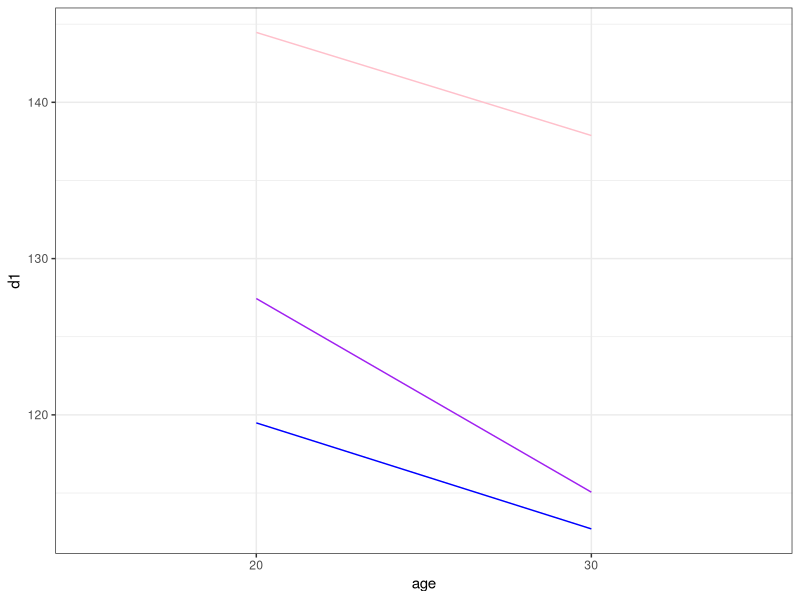
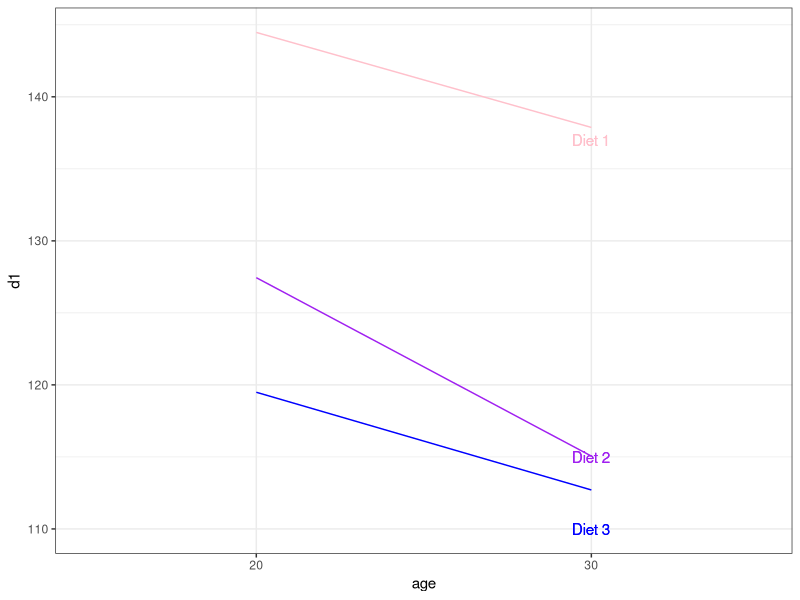
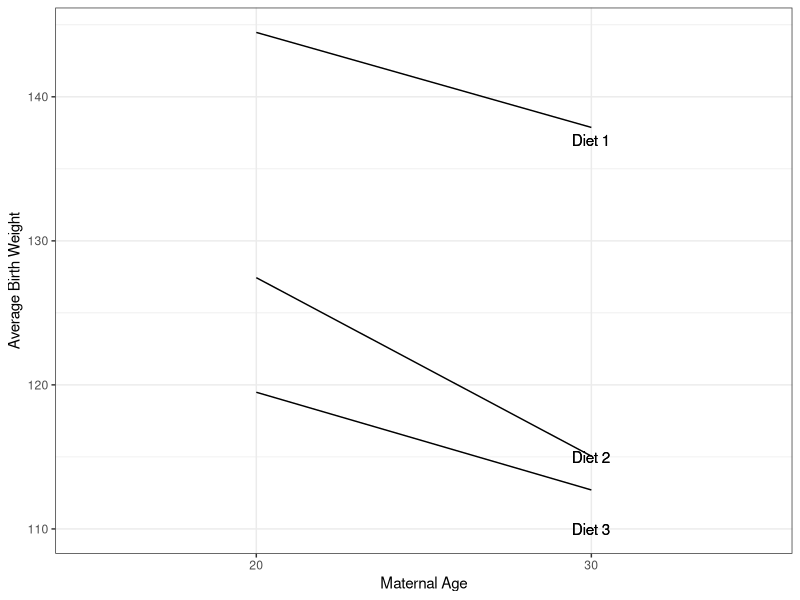

The R source for these figures, in order:
## ---- chunk 1
library(tidyverse)

birthweight <- c(157.78, 136.79, 138.84, # age 20-29, diet 1
                 139.72, 125.47, 117.14, # age 20-29, diet 2
                 129.35, 110.73, 118.38, # age 20-29, diet 3
                 137.07, 146.28, 130.27, # age 30-39, diet 1
                 117.46, 128.54, 99.16, # age 30-39, diet 2
                 97.43, 125.26, 115.42) # age 30-39, diet 3
diet <- as.factor(c(1, 1, 1, 
                    2, 2, 2, 
                    3, 3, 3, 
                    1, 1, 1, 
                    2, 2, 2, 
                    3, 3, 3))
age <- as.factor(c(20, 20, 20, 
                   20, 20, 20, 
                   20, 20, 20, 
                   30, 30, 30, 
                   30, 30, 30, 
                   30, 30, 30))
data <- tibble(birthweight, diet, age)
## ---- chunk 2
m <- aov(birthweight ~ diet + age + diet:age, data = data)
summary(m)
## ---- chunk 3
summary(m)
## ---- chunk 4
#m <- aov(birthweight ~ diet + age + diet:age, data = data)
m <- aov(birthweight ~ diet + age, data = data)
summary(m)
## ---- chunk 5
summary(m)
## ---- chunk 6
means <- data %>%
  group_by(diet, age) %>%
  summarize(mean = mean(birthweight)) %>%
  ungroup()
head(means)
## ---- chunk 7
A <- means %>% filter(diet == 1) %>% rename(d1 = mean) %>% select(-diet)
B <- means %>% filter(diet == 2) %>% rename(d2 = mean) %>% select(-diet)
C <- means %>% filter(diet == 3) %>% rename(d3 = mean) %>% select(-diet)
graph <- full_join(A, B, by = "age")
graph <- full_join(graph, C, by = "age")
head(graph)
## ---- chunk 8
graph %>% 
  ggplot(aes(x = age, group = 1)) +
  geom_line(aes(y = d1), color = "pink") + # diet 1
  geom_line(aes(y = d2), color = "purple") + # diet 2
  geom_line(aes(y = d3), color = "blue") + # diet 3
  theme_bw()
## ---- chunk 9
graph %>% 
  ggplot(aes(x = age, group = 1)) +
  geom_line(aes(y = d1), color = "pink") + # diet 1
  geom_line(aes(y = d2), color = "purple") + # diet 2
  geom_line(aes(y = d3), color = "blue") + # diet 3+ 
  geom_text(aes(x = "30" , y = 137, label = "Diet 1"), color = "pink")  + # diet 1
  geom_text(aes(x = "30" , y = 115, label = "Diet 2"), color = "purple")  + # diet 2
  geom_text(aes(x = "30" , y = 110, label = "Diet 3"), color = "blue")  + # diet 3
  theme_bw()
## ---- chunk 10
graph %>% 
  ggplot(aes(x = age, group = 1)) +
  geom_line(aes(y = d1), color = "black") + # diet 1
  geom_line(aes(y = d2), color = "black") + # diet 2
  geom_line(aes(y = d3), color = "black") + # diet 3+ 
  geom_text(aes(x = "30" , y = 137, label = "Diet 1"), color = "black")  + # diet 1
  geom_text(aes(x = "30" , y = 115, label = "Diet 2"), color = "black")  + # diet 2
  geom_text(aes(x = "30" , y = 110, label = "Diet 3"), color = "black")  + # diet 3
  labs(x = "Maternal Age",
       y = "Average Birth Weight") +
  theme_bw()
## ---- chunk 11
m <- aov(birthweight ~ diet + age + diet:age, data = data)
TukeyHSD(m)$"diet:age"
## ---- chunk 12
m <- aov(birthweight ~ diet + age, data = data)
TukeyHSD(m)$diet
## ---- chunk 13
m <- aov(birthweight ~ diet + age, data = data)
TukeyHSD(m)$diet
